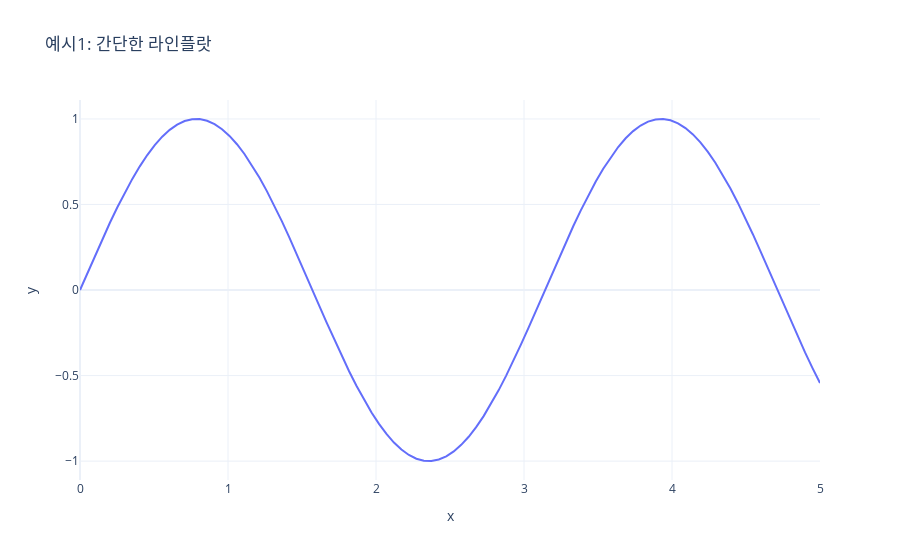

The notebook cell saved with this chart:
### Markdown cell above
`-`

### Code cell
x= np.linspace(0,5,100)
y= np.sin(2*x)
px.line(
    x=x,y=y,
    #---#
    title = "예시1: 간단한 라인플랏",
)
